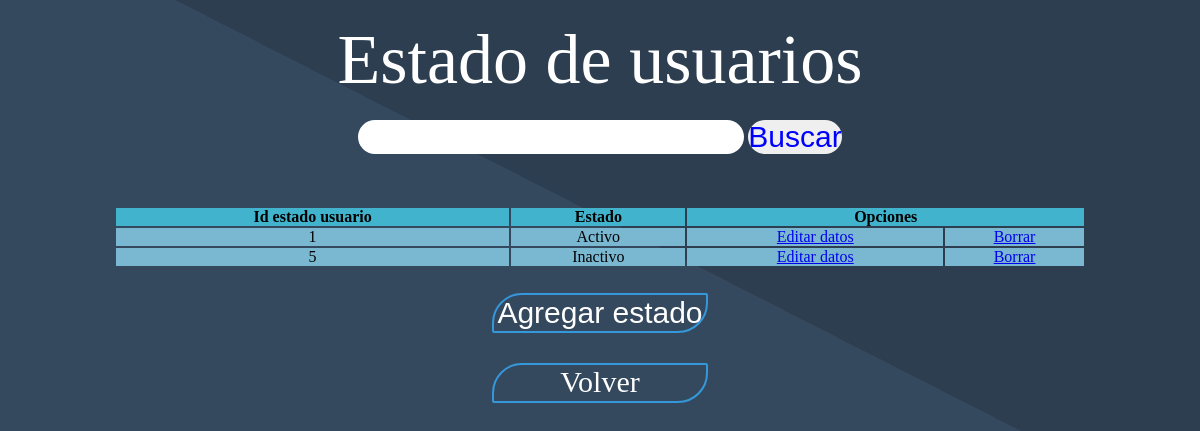
The page /elporvenir/estado_usuario/mostrar.php on the database its author committed.
### tables this page shows
CREATE TABLE `estado_usu` (
  `id_estado_usuario` int(2) NOT NULL,
  `descripcion_estado` varchar(20) NOT NULL
);

### elporvenir/clases/class_estado_usu.php (called while the page is built, shortened)
<?php
class estado_usuario
{
    public function leeer()
    {
        try
        {
            $base = new PDO("mysql:host=localhost;dbname=elporvenir", "root", "");
            $base->setAttribute(PDO::ATTR_ERRMODE, PDO::ERRMODE_EXCEPTION);
            $base->exec("SET CHARACTER SET utf8");
            $sql = "SELECT * from estado_usu";
            $resultado = $base->prepare($sql);
            $resultado->execute();
            return $resultado;
        }
        catch(Exception $e)
        {
            die('Error de conexión: '.$e->getMessage());
        }
    }
}
?>

### elporvenir/estado_usuario/mostrar.php (the view, shortened to what this page needs)
<?php
require_once("../clases/class_estado_usu.php");
$cliente = new estado_usuario();
$resultado = $cliente->leeer();
if ($resultado !== false) {
?>
<!DOCTYPE html>
<html lang="en">
<head>
    <link rel="stylesheet" href="../estilos/mostrar.css?ver=1">
</head>
<body>
    <section>
        <p style="font-size: 70px; color: white; font-family: cursive">Estado de usuarios</p>
    </section>
    <form action="busqueda.php" method="post">
        <input style="font-size: 30px" type="text" name="busqueda" required>
        <input type="submit" value="Buscar" style="font-size: 30px; color: blue;">
    </form>
    <nav>
        <form action="socio_asoci.php" method="post">
            <table width="90%">
                <tr>
                    <th colspan="1"><p>Id estado usuario</p></th>
                    <th colspan="1"><p>Estado</p></th>
                    <th colspan="2"><p>Opciones</p></th>
                </tr>
                <?php
                while ($contenido = $resultado->fetch(PDO::FETCH_ASSOC)) {
                    $id = $contenido["id_estado_usuario"];
                    $doc = $contenido["descripcion_estado"];
                ?>
                <tr>
                    <td><?php echo $id; ?></td>
                    <td><?php echo $doc; ?></td>
                    <td><?php echo "<a href='edit_soc.php?busqueda=" . $id . "'>Editar datos</a>"; ?></td>
                    <td><?php echo "<a href='delete.php?delete=" . $id . "' onclick='return confirmarBorrar();'>Borrar</a>"; ?></td>
                </tr>
                <?php
                }
                ?>
            </table>
            <div class="actualiza">
                <button>Agregar estado</button>
                <a href="../index.php">Volver</a>
        </div>
        </form>
    </nav>
</body>
</html>
<?php
} else {
    echo "Ocurrió un error al recuperar los datos.";
}
?>

### elporvenir/estilos/mostrar.css (style rules this page uses)
* { padding: 0; margin: 0; border: 0; box-sizing: border-box; text-align: center; }
body { width: 100%; height: 100%; background: linear-gradient(27deg,#34495e 50%,#2c3e50 50%); }
section { width: 90%; padding: 20px; margin: auto; text-align: center; }
nav { width: 90%; margin: auto; padding-top: 52px; text-align: center; }
table { margin: auto; }
table th:nth-child(even) { background-color: rgb(65, 179, 204); }
table tr,th:nth-child(even) { background-color: rgb(65, 179, 204); }
table td,tr,th:nth-child(even) { background-color: rgb(122, 184, 209); font-family:cursive }
button { float: center; display: block; font-size: 30px; margin: auto; margin-top: 25px; margin-bottom: 30px; height: 40px; width: 20%; background: transparent; color: white; border-radius: 2px; border: 2px solid #3498db;; cursor: pointer; outline: none; transition: all 5.s ease; border-top-left-radius: 30px; border-bottom-right-radius: 30px; }
input { border-radius: 50px; }
.actualiza a { float: center; display: block; font-size: 30px; margin: auto; margin-top: 25px; margin-bottom: 30px; height: 40px; width: 20%; background: transparent; color: white; border-radius: 2px; border: 2px solid #3498db;; cursor: pointer; outline: none; transition: all 5.s ease; border-top-left-radius: 30px; border-bottom-right-radius: 30px; text-decoration: none; }

### rows shown on the page
estado_usu: id_estado_usuario "1", descripcion_estado "Activo"
estado_usu: id_estado_usuario "5", descripcion_estado "Inactivo"
